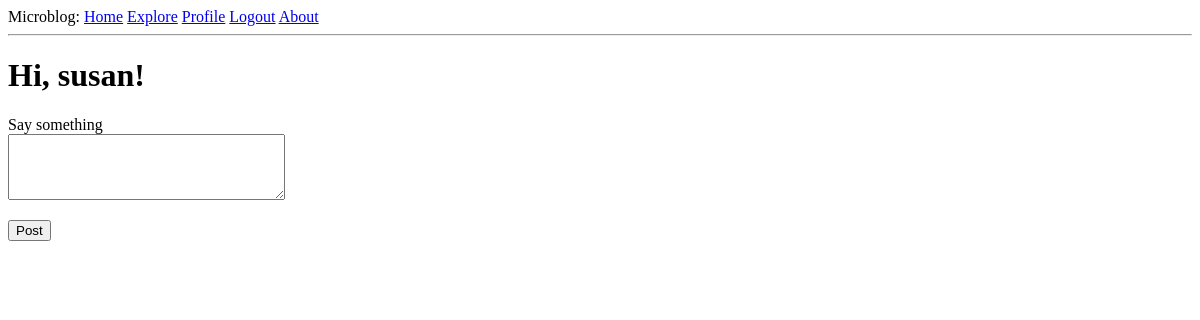
The page /index (signed in) on the database as committed earlier.
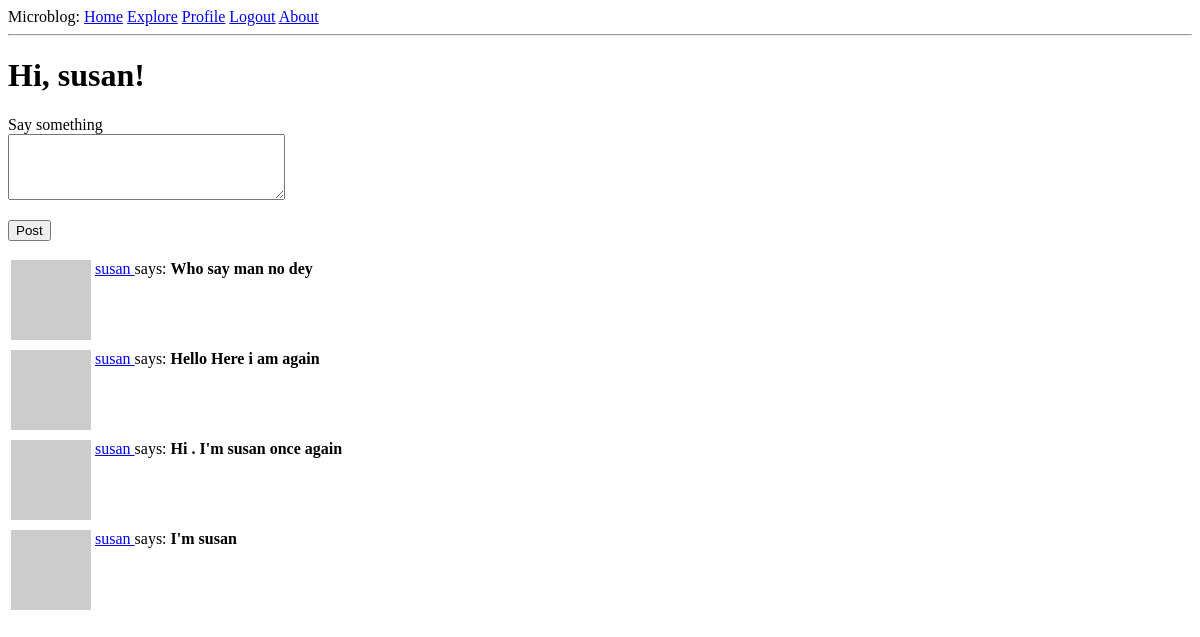
The same page on the database as committed later.
### app/models.py (models this page shows, shortened)
class User(UserMixin, db.Model):
    id: so.Mapped[int] = so.mapped_column(primary_key=True)
    username: so.Mapped[str] = so.mapped_column(sa.String(64), index=True, unique=True)
    email: so.Mapped[str] = so.mapped_column(sa.String(120), index=True, unique=True)
    password_hash: so.Mapped[Optional[str]] = so.mapped_column(sa.String(256))
    posts: so.WriteOnlyMapped['Post'] = so.relationship(back_populates='author')
    about_me: so.Mapped[Optional[str]] = so.mapped_column(sa.String(140))
    last_seen: so.Mapped[Optional[datetime]] = so.mapped_column(default=lambda:datetime.now(timezone.utc))
    following: so.WriteOnlyMapped['User'] = so.relationship(
        secondary=followers, primaryjoin=(followers.c.follower_id == id),
        secondaryjoin=(followers.c.followed_id == id),
        back_populates='followers')
    followers: so.WriteOnlyMapped['User'] = so.relationship(
        secondary=followers, primaryjoin=(followers.c.followed_id == id),
        secondaryjoin=(followers.c.follower_id == id),
        back_populates='following')
    def following_posts(self):
        Author = so.aliased(User)
        Follower = so.aliased(User)
        return (
            sa.select(Post)
            .join(Post.author.of_type(Author))
            .join(Author.followers.of_type(Follower),isouter=True)
            .where(sa.or_(
                Follower.id == self.id,
                Author.id == self.id,
            ))
            .group_by(Post)
            .order_by(Post.timestamp.desc())
        )
    def avatar(self, size):
        digest = md5(self.email.lower().encode('utf-8')).hexdigest()
        return f"https://www.gravatar.com/avatar/{digest}?d=identicon&s={size}"
    @login.user_loader
    def load_user(id):
        return db.session.get(User, int(id))

class Post(db.Model):
    id: so.Mapped[int] = so.mapped_column(primary_key=True)
    body: so.Mapped[str] = so.mapped_column(sa.String(140))
    timestamp: so.Mapped[datetime] = so.mapped_column(index=True, default=lambda: datetime.now(timezone.utc))
    user_id: so.Mapped[int] = so.mapped_column(sa.ForeignKey(User.id), index=True)
    author: so.Mapped[User] = so.relationship(back_populates='posts')

### app/routes.py (the view)
@app.route('/', methods=['GET', 'POST'])
@app.route('/index', methods=['GET', 'POST'])
@login_required  #protects login view function against anonymous users
def index():
    form = PostForm()
    if form.validate_on_submit():
        post = Post(body=form.post.data, author=current_user)
        db.session.add(post)
        db.session.commit()
        flash("Your post is now live!")
        return redirect(url_for("index"))
    page = request.args.get('page', 1, type=int)
    posts = db.paginate(current_user.following_posts(), page=page, per_page=app.config['POSTS_PER_PAGE'], error_out=False)
    next_url = url_for("index", page=posts.next_num) \
        if posts.has_next else None
    prev_url = url_for("index", page=posts.prev_num) \
        if posts.has_prev else None
    return render_template("index.html", title='Home Page', form=form, posts=posts.items, next_url=next_url, prev_url=prev_url)

### app/forms.py
class PostForm(FlaskForm):
    post = TextAreaField("Say something", validators=[DataRequired(), Length(min=1, max=1000)])
    submit = SubmitField("Post")

### app/routes.py (called while the page is built)
@app.before_request
def before_request():
    if current_user.is_authenticated:
        current_user.last_seen = datetime.now(timezone.utc)
        db.session.commit()

### app/templates/index.html (shortened to what this page needs)
<!DOCTYPE html>
<html lang="en">
<head>
{% extends "base.html" %}
{% block content %}
<h1>Hi, {{ current_user.username }}!</h1>
{% if form %}
<form action="" method="post">
    <p>
        {{ form.post.label }}<br>
        {{ form.post(cols=32, rows=4) }}<br>
    </p>
    <p>{{ form.submit }}</p>
</form>
{% endif %}
    {% for post in posts %}
    {% include '_post.html' %}
    {% endfor %}
{% endblock %}

### app/templates/base.html (shortened to what this page needs)
<!doctype html>
<html lang="en">
  <head>
  </head>
  <body>
    <div>
      Microblog:
      <a href="{{ url_for('index') }}">Home</a>
      <a href="{{ url_for('explore') }}">Explore</a>
      {% if current_user.is_anonymous %}
      <a href="{{ url_for('login') }}">Login</a>
      {% else %}
      <a href="{{ url_for('user', username=current_user.username) }}">Profile</a>
      <a href="{{url_for('logout')}}">Logout</a>
      {% endif %}
      <a href="{{ url_for('about') }}">About</a>
    </div>
    <hr>
{% block content %}{% endblock %}
  </body>
</html>

### app/templates/_post.html (shortened to what this page needs)
<!DOCTYPE html>
<html lang="en">
<head>
</head>
<body>
    <table>
        <tr valign="top">
            <td><img src="{{ post.author.avatar(36) }}" alt=""></td>
            <td>
                <a href="{{ url_for('user', username=post.author.username) }}">
                    {{ post.author.username }}
                </a>
                says:
                <b>{{ post.body }}</b>
            </td>
        </tr>
    </table>
</body>
</html>

Rows that differ between the two databases and show on the page:
added Post: author.username "susan", body "Who say man no dey"
added Post: author.username "susan", body "Hello Here i am again"
added Post: author.username "susan", body "Hi . I'm susan once again"
added Post: author.username "susan", body "I'm susan"
